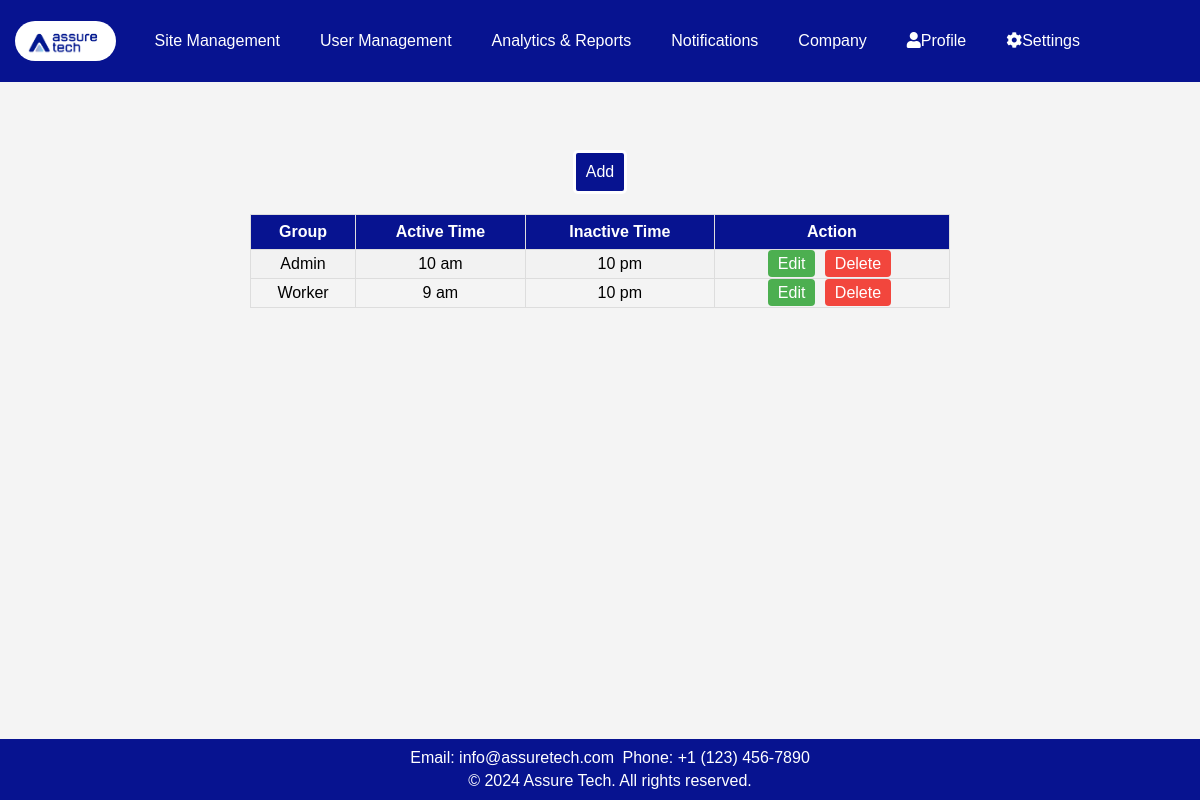
/time/, run on an earlier commit of the app's database.
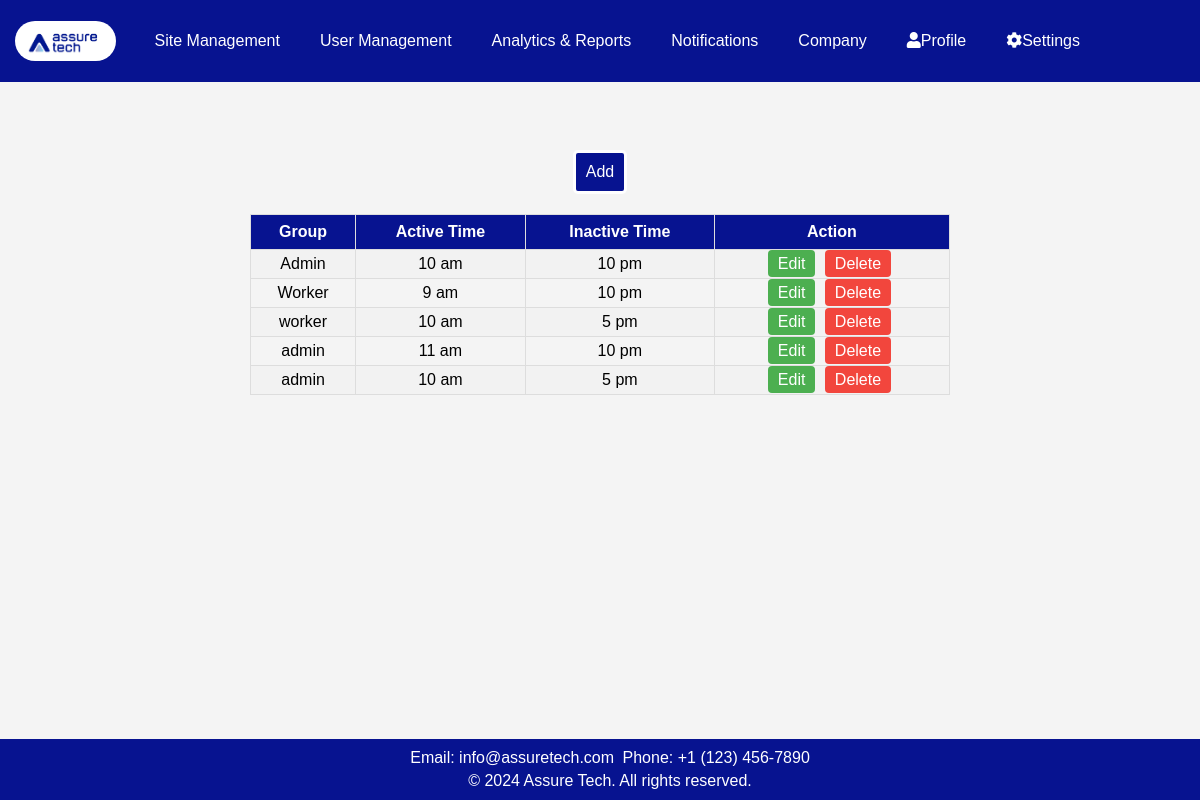
And on a later commit of the database.
### app1/models.py (models this page shows, shortened)
class timeschedule(models.Model):
    group = models.CharField(max_length=100)
    active_time = models.CharField(max_length=50)
    inactive_time = models.CharField(max_length=50)

### app1/views.py (the view)
# urls.py: path('time/', views.timesche, name='time'),
def timesche(request):
    data = timeschedule.objects.all()
    return render(request, 'app1/time_shedule.html', {'data': data})

### app1/templates/app1/time_shedule.html (shortened to what this page needs)
<!DOCTYPE html>
<html lang="en">
<head>
    <link rel="stylesheet" href="https://cdnjs.cloudflare.com/ajax/libs/font-awesome/5.15.4/css/all.min.css" />
    {% load static %}
</head>
<body>
    <header>
        <a class="logo" href="#"><img src="{% static 'app1/images/logo.jpg' %}" alt="Logo"></a>
        <nav class="nav">
            <div class="dropdown">
                <a href="{% url 'sites' %}">Site Management</a>
            </div>
            <a href="{% url 'get_all' %}">User Management</a>
            <a href="{% url 'report' %}">Analytics & Reports</a>
            <a href="{% url 'notification' %}">Notifications</a>
            <a href="{% url 'company' %}">Company</a>
            <div class="dropdown">
                <a href="#" class="dropbtn"><i class="fas fa-user"></i>Profile</a>
            </div>
            <div class="dropdown">
                <a href="#" class="dropbtn"><i class="fas fa-cog"></i>Settings</a>
            </div>
        </nav>
    </header>
    <div class="user">
        <a class="add" href="{% url 'timeshe' %}">Add</a>
    </div>
    <div id="table-container">
        <table id="customers">
            <tr>
                <th>Group</th>
                <th>Active Time</th>
                <th>Inactive Time</th>
                <th>Action</th>
            </tr>
            {% for row in data %}
            <tr>
                <td>{{ row.group }}</td>
                <td>{{ row.active_time }}</td>
                <td>{{ row.inactive_time }}</td>
                <td>
                    <a href="#" class="edit-btn">Edit</a>
                    <a href="#" class="delete-btn">Delete</a>
                </td>
            </tr>
            {% endfor %}
                </table>
            </div>
    <footer>
        <p>Email: info@assuretech.com</p>
        <p>Phone: +1 (123) 456-7890</p>
        <div class="footer-bottom">
            <p>&copy; 2024 Assure Tech. All rights reserved.</p>
        </div>
    </footer>
</body>
</html>

### app1/templates/app1/time_shedule.html (style rules this page uses)
body { font-family: 'Verdana', sans-serif; width: 100%; margin: 0; padding-top: 10vh; background: #f4f4f4; box-sizing: border-box; height: 700px; }
header { background-color: #071390; color: white; text-align: center; padding: 20px 0; position: fixed; top: 0; width: 100%; z-index: 1000; display: flex; justify-content: space-between; align-items: center; }
.nav { display: flex; align-items: center; margin-right: 100px; }
.logo img { max-height: 40px; margin-left: 15px; float: left; border-radius: 20px; }
.nav a { padding: 12px 20px; color: white; text-decoration: none; display: inline-block; }
.dropdown { display: inline-block; }
.user { text-align: center; margin-top: 50px; }
.add { background-color: #071390; color: white; padding: 10px; border: solid; margin-top: 20px; display: inline-block; text-decoration: none; border-radius: 5px 5px; }
#table-container { margin-top: 20px; margin-left: 250px; margin-right: 250px; }
#customers { font-family: Arial, Helvetica, sans-serif; border-collapse: collapse; width: 100%; }
#customers td, #customers th { border: 1px solid #ddd; padding: 5px; text-align: center; }
#customers tr:nth-child(even) { background-color: #f2f2f2; }
#customers th { padding-top: 8px; padding-bottom: 8px; text-align: center; background-color: #071390; color: white; }
footer { position: fixed; bottom: 0; width: 100%; background-color: #071390; color: white; text-align: center; padding: 10px; z-index: 1000; }
footer h4, footer p { white-space: nowrap; margin: 0; padding: 2px; display: inline; }
.footer-bottom { white-space: nowrap; padding-top: 5px; }
.footer-bottom p { margin: 0; }
.edit-btn, .delete-btn { background-color: #4CAF50; color: white; padding: 5px 10px; border: none; border-radius: 4px; cursor: pointer; margin-right: 5px; text-decoration: none; }
.delete-btn { background-color: #f2463d; }

What changed in the data, as far as the page shows it:
added timeschedule: group "worker", active_time "10 am", inactive_time "5 pm"
added timeschedule: group "admin", active_time "11 am", inactive_time "10 pm"
added timeschedule: group "admin", active_time "10 am", inactive_time "5 pm"
